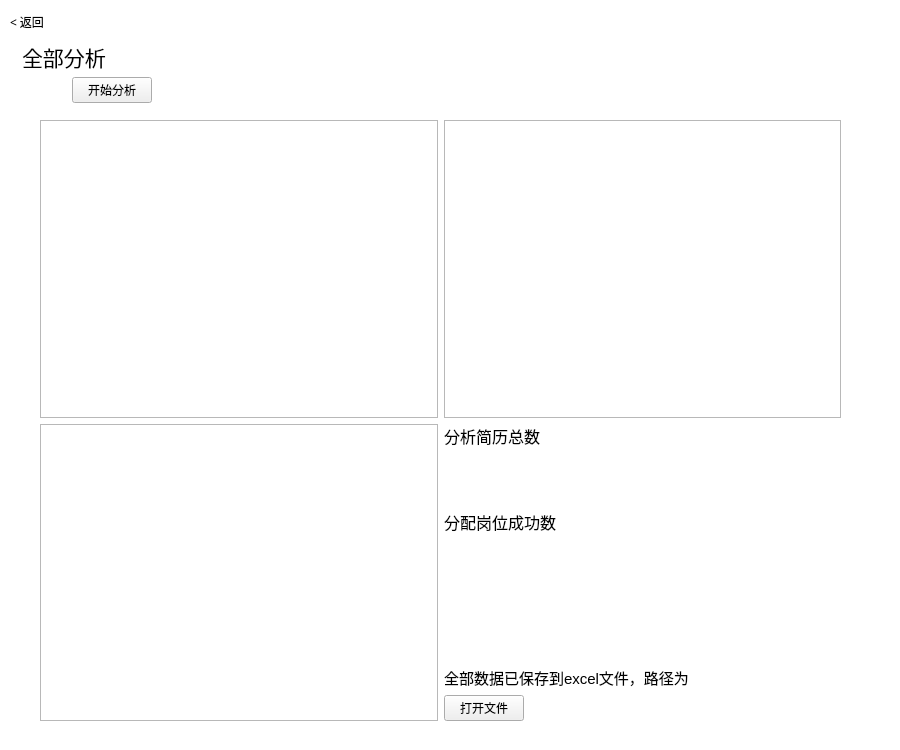
<?xml version="1.0" encoding="UTF-8"?>
<ui version="4.0">
 <class>AllAnalyse</class>
 <widget class="QDialog" name="AllAnalyse">
  <property name="windowModality">
   <enum>Qt::WindowModal</enum>
  </property>
  <property name="geometry">
   <rect>
    <x>0</x>
    <y>0</y>
    <width>900</width>
    <height>750</height>
   </rect>
  </property>
  <property name="minimumSize">
   <size>
    <width>900</width>
    <height>750</height>
   </size>
  </property>
  <property name="maximumSize">
   <size>
    <width>900</width>
    <height>750</height>
   </size>
  </property>
  <property name="windowTitle">
   <string>Dialog</string>
  </property>
  <property name="styleSheet">
   <string notr="true">QDialog {
  background-color: rgb(255, 255, 255);
}

QLineEdit {
 border: none;
}</string>
  </property>
  <widget class="QPushButton" name="button_showMainWin">
   <property name="geometry">
    <rect>
     <x>10</x>
     <y>10</y>
     <width>61</width>
     <height>24</height>
    </rect>
   </property>
   <property name="font">
    <font>
     <family>Microsoft JhengHei UI Light</family>
    </font>
   </property>
   <property name="cursor">
    <cursorShape>PointingHandCursor</cursorShape>
   </property>
   <property name="styleSheet">
    <string notr="true">* {
  border-radius: 15px;
  border: none;
  background-color: rgb(255, 255, 255);
  text-align: left;
}</string>
   </property>
   <property name="text">
    <string>&lt; 返回</string>
   </property>
  </widget>
  <widget class="QWidget" name="layoutWidget">
   <property name="geometry">
    <rect>
     <x>22</x>
     <y>42</y>
     <width>130</width>
     <height>61</height>
    </rect>
   </property>
   <layout class="QVBoxLayout" name="verticalLayout_1">
    <item>
     <widget class="QLabel" name="label_2">
      <property name="font">
       <font>
        <family>Microsoft JhengHei UI Light</family>
        <pointsize>16</pointsize>
       </font>
      </property>
      <property name="text">
       <string>全部分析</string>
      </property>
     </widget>
    </item>
    <item>
     <layout class="QHBoxLayout" name="horizontalLayout_2">
      <item>
       <spacer name="horizontalSpacer_2">
        <property name="orientation">
         <enum>Qt::Horizontal</enum>
        </property>
        <property name="sizeHint" stdset="0">
         <size>
          <width>40</width>
          <height>20</height>
         </size>
        </property>
       </spacer>
      </item>
      <item>
       <widget class="QPushButton" name="button_analyse">
        <property name="font">
         <font>
          <family>Microsoft JhengHei UI Light</family>
         </font>
        </property>
        <property name="text">
         <string>开始分析</string>
        </property>
       </widget>
      </item>
     </layout>
    </item>
   </layout>
  </widget>
  <widget class="QWidget" name="layoutWidget">
   <property name="geometry">
    <rect>
     <x>40</x>
     <y>120</y>
     <width>801</width>
     <height>601</height>
    </rect>
   </property>
   <layout class="QGridLayout" name="gridLayout">
    <item row="0" column="0">
     <widget class="QChartView" name="eduChartView"/>
    </item>
    <item row="0" column="1">
     <widget class="QChartView" name="workChartView"/>
    </item>
    <item row="1" column="0">
     <widget class="QChartView" name="ageChartView"/>
    </item>
    <item row="1" column="1">
     <layout class="QVBoxLayout" name="verticalLayout_2">
      <item>
       <widget class="QLabel" name="label">
        <property name="font">
         <font>
          <pointsize>12</pointsize>
         </font>
        </property>
        <property name="styleSheet">
         <string notr="true"/>
        </property>
        <property name="text">
         <string>分析简历总数</string>
        </property>
       </widget>
      </item>
      <item>
       <widget class="QLineEdit" name="lineEdit_sum">
        <property name="minimumSize">
         <size>
          <width>0</width>
          <height>50</height>
         </size>
        </property>
        <property name="maximumSize">
         <size>
          <width>16777215</width>
          <height>50</height>
         </size>
        </property>
        <property name="font">
         <font>
          <pointsize>14</pointsize>
         </font>
        </property>
        <property name="readOnly">
         <bool>true</bool>
        </property>
       </widget>
      </item>
      <item>
       <widget class="QLabel" name="label_3">
        <property name="font">
         <font>
          <pointsize>12</pointsize>
         </font>
        </property>
        <property name="styleSheet">
         <string notr="true"/>
        </property>
        <property name="text">
         <string>分配岗位成功数</string>
        </property>
       </widget>
      </item>
      <item>
       <widget class="QLineEdit" name="lineEdit_ok">
        <property name="minimumSize">
         <size>
          <width>0</width>
          <height>50</height>
         </size>
        </property>
        <property name="maximumSize">
         <size>
          <width>16777215</width>
          <height>50</height>
         </size>
        </property>
        <property name="font">
         <font>
          <pointsize>14</pointsize>
         </font>
        </property>
        <property name="readOnly">
         <bool>true</bool>
        </property>
       </widget>
      </item>
      <item>
       <spacer name="verticalSpacer">
        <property name="orientation">
         <enum>Qt::Vertical</enum>
        </property>
        <property name="sizeHint" stdset="0">
         <size>
          <width>20</width>
          <height>40</height>
         </size>
        </property>
       </spacer>
      </item>
      <item>
       <widget class="QLabel" name="fileInfo">
        <property name="font">
         <font>
          <pointsize>11</pointsize>
         </font>
        </property>
        <property name="text">
         <string>全部数据已保存到excel文件，路径为</string>
        </property>
       </widget>
      </item>
      <item>
       <layout class="QHBoxLayout" name="horizontalLayout">
        <item>
         <widget class="QPushButton" name="button_openFile">
          <property name="text">
           <string>打开文件</string>
          </property>
         </widget>
        </item>
        <item>
         <spacer name="horizontalSpacer_3">
          <property name="orientation">
           <enum>Qt::Horizontal</enum>
          </property>
          <property name="sizeHint" stdset="0">
           <size>
            <width>40</width>
            <height>20</height>
           </size>
          </property>
         </spacer>
        </item>
       </layout>
      </item>
     </layout>
    </item>
   </layout>
  </widget>
 </widget>
 <customwidgets>
  <customwidget>
   <class>QChartView</class>
   <extends>QGraphicsView</extends>
   <header location="global">qchartview.h</header>
  </customwidget>
 </customwidgets>
 <resources/>
 <connections/>
</ui>
